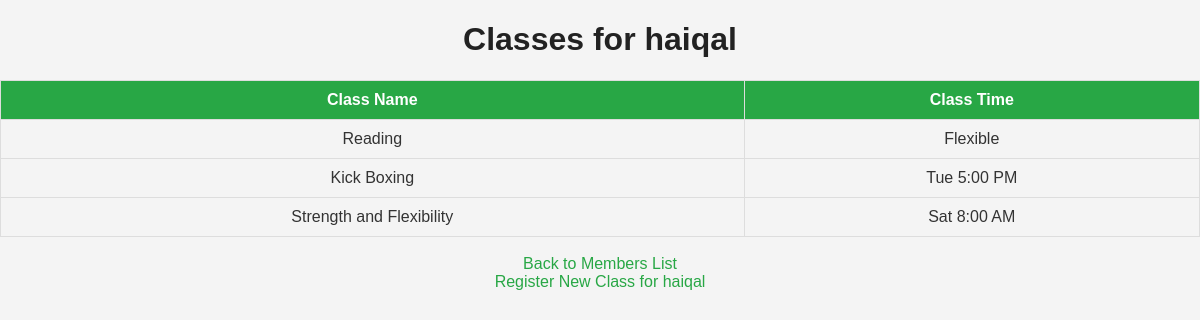
Screenshot of /member/5/classes (signed in) with the database file from the repository.
### tables this page shows
CREATE TABLE users ( 
                    id INTEGER PRIMARY KEY AUTOINCREMENT,
                    username TEXT UNIQUE NOT NULL,
                    email TEXT UNIQUE NOT NULL,
                    password TEXT NOT NULL
                , role TEXT DEFAULT 'member');

CREATE TABLE classes (
                id INTEGER PRIMARY KEY,
                class_name TEXT NOT NULL,
                class_time TEXT NOT NULL
                );

### app.py (the view)
@app.route('/member/<int:member_id>/classes')
def member_classes(member_id):
    if 'user' not in session:
        return redirect(url_for('login'))
    member = query_db("SELECT * FROM users WHERE id = ?", [member_id], one=True)
    if not member:
        return "Member not found!", 404  # Return a 404 error if member doesn't exist
    classes = query_db("SELECT c.class_name, c.class_time FROM classes c "
                        "JOIN member_classes mc ON c.id = mc.class_id "
                        "WHERE mc.member_id = ?", [member_id])
    return render_template('member_classes.html', member=member, classes=classes)

### app.py (called while the page is built)
@app.before_request
def session_check():
    session.permanent = True
    if request.endpoint not in ['login', 'register', 'static']:  # Allow access to login/register
        if 'user' not in session:
            return redirect(url_for('login'))

def get_db():
    db = getattr(g, '_database', None)
    if db is None:
        db = g._database = sqlite3.connect(DATABASE)
        db.row_factory = sqlite3.Row  # Enable dictionary-like row access
    return db

@app.teardown_appcontext
def close_connection(exception):
    db = getattr(g, '_database', None)
    if db is not None:
        db.close()

def query_db(query, args=(), one=False):
    cur = get_db().execute(query, args)
    rv = cur.fetchall()
    cur.close()
    return (rv[0] if rv else None) if one else rv

@app.before_request
def create_tables():
    db = get_db()
    db.execute('''CREATE TABLE IF NOT EXISTS classes (
                    id INTEGER PRIMARY KEY,
                    class_name TEXT NOT NULL,
                    class_time TEXT NOT NULL
                )''')
    db.execute('''CREATE TABLE IF NOT EXISTS member_classes (
                    member_id INTEGER,
                    class_id INTEGER,
                    FOREIGN KEY (member_id) REFERENCES members (id),
                    FOREIGN KEY (class_id) REFERENCES classes (id)
                )''')
    db.execute('''CREATE TABLE IF NOT EXISTS users (
                    id INTEGER PRIMARY KEY AUTOINCREMENT,
                    username TEXT UNIQUE NOT NULL,
                    email TEXT UNIQUE NOT NULL,
                    password TEXT NOT NULL
                )''')
    db.commit()

@app.after_request
def add_no_cache_headers(response):
    response.headers["Cache-Control"] = "no-cache, no-store, must-revalidate"
    response.headers["Pragma"] = "no-cache"
    response.headers["Expires"] = "0"
    return response

### templates/member_classes.html (shortened to what this page needs)
<!DOCTYPE html>
<html lang="en">
<head>
  <link rel="stylesheet" href="{{ url_for('static', filename='style.css') }}">
</head>
<body>
  <h1>Classes for {{ member[1] }}</h1>
  {% if classes %}
    <table>
      <tr>
        <th>Class Name</th>
        <th>Class Time</th>
      </tr>
      {% for class in classes %}
      <tr>
        <td>{{ class[0] }}</td>
        <td>{{ class[1] }}</td>
      </tr>
      {% endfor %}
    </table>
  {% else %}
    <p>No classes registered for this member.</p>
  {% endif %}
  <br>
  <a href="{{ url_for('view_members') }}">Back to Members List</a>
  <br>
  <a href="{{ url_for('register_class', member_id=member[0]) }}">Register New Class for {{ member[1] }}</a>
</body>
</html>

### static/style.css (style rules this page uses)
body { font-family: Arial, sans-serif; margin: 0; padding: 0; background-color: #f4f4f4; color: #333; text-align: center; }
h1, h2 { color: #222; }
table { width: 100%; margin-top: 20px; border-collapse: collapse; }
th, td { padding: 10px; border: 1px solid #ddd; }
th { background-color: #28a745; color: white; }
a { color: #28a745; text-decoration: none; }

### rows the page displays
users: username "haiqal"
classes: class_name "Reading", class_time "Flexible"
classes: class_name "Kick Boxing", class_time "Tue 5:00 PM"
classes: class_name "Strength and Flexibility", class_time "Sat 8:00 AM"
